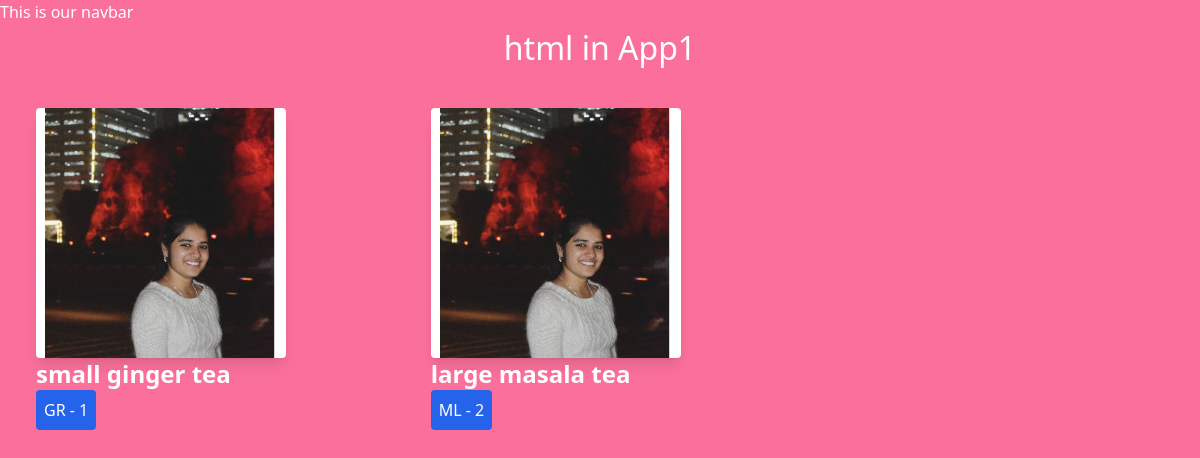
The app's page /app1/, older data.
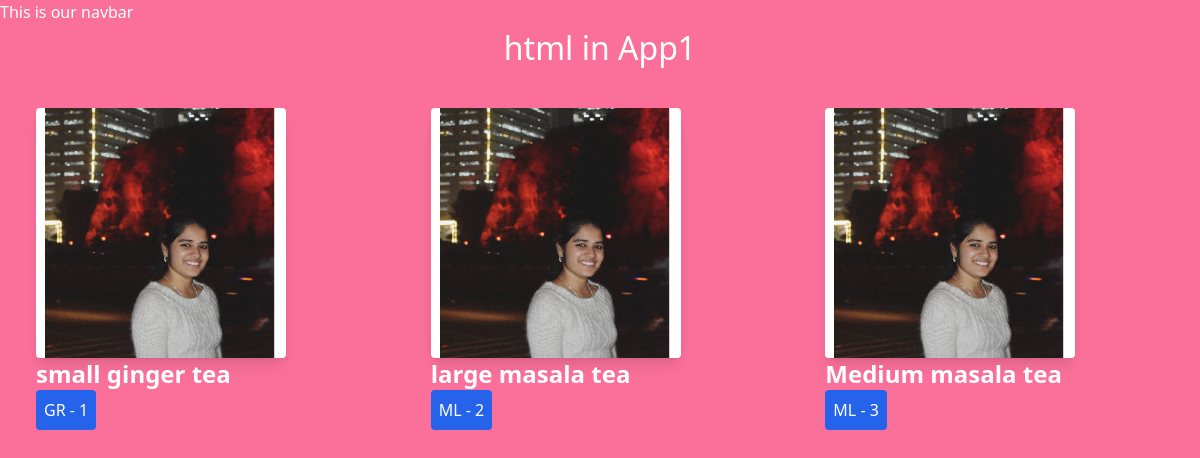
The same page, newer data.
### app1/models.py (models this page shows, shortened)
class ChaiVariety(models.Model):
    CHAI_TYPE_CHOICE = [
        ('ML','MASALA'),
        ('GR','GINGER'),
        ('KL','KIWI'),
        ('PL','PLAIN'),
        ('EL','ELACHI')
    ]
    name = models.CharField(max_length=100)
    image = models.ImageField(upload_to='chais/')
    date_added = models.DateTimeField(default=timezone.now)
    type = models.CharField(max_length=2, choices=CHAI_TYPE_CHOICE)
    description = models.TextField(default='')

### app1/views.py (the view)
# urls.py: path('', views.allChai, name = 'allChais'),
def allChai(request):
    chaiVarities = ChaiVariety.objects.all()
    return render(request, 'app1/all_app1.html', {'chais':chaiVarities})

### app1/templates/app1/all_app1.html (shortened to what this page needs)
{% extends "layout.html" %}
{% block content %}
<h1>html in App1</h1>
<div class='grid grid-cols-3 gap-4 m-4'>
{% for chai in chais %}
    <div class='p-5 rounded'>
        <img src="{{chai.image.url}}" class='rounded shadow-lg'>
        <h3 class='text-2xl font-bold'>{{chai.name}}</h3>
        <a href ="{% url 'chaiDetail' chai.id %}">
            <button class="bg-blue-600 text-white p-2 rounded">
                {{chai.type}} - {{chai.id}}
            </button>
        </a>
    </div>
{% endfor %}
</div>
{% endblock %}

### templates/layout.html (shortened to what this page needs)
{% load static tailwind_tags %}
{% load static %}
<!DOCTYPE html>
<html lang="en">
<head>
    {% tailwind_css %}
    <link rel="stylesheet" href="{% static 'style.css' %}">
</head>
<body>
    <nav>This is our navbar</nav>
    {% block content %}{% endblock %}
</body>
</html>

### static/style.css (style rules this page uses)
body { background-color: #fa709a; color: #fff; }
h1 { text-align: center; font-size: 2em; }

Row changes from the older to the newer data that the page shows:
added ChaiVariety: image (picture), name "Medium masala tea", type "ML", id "3"
